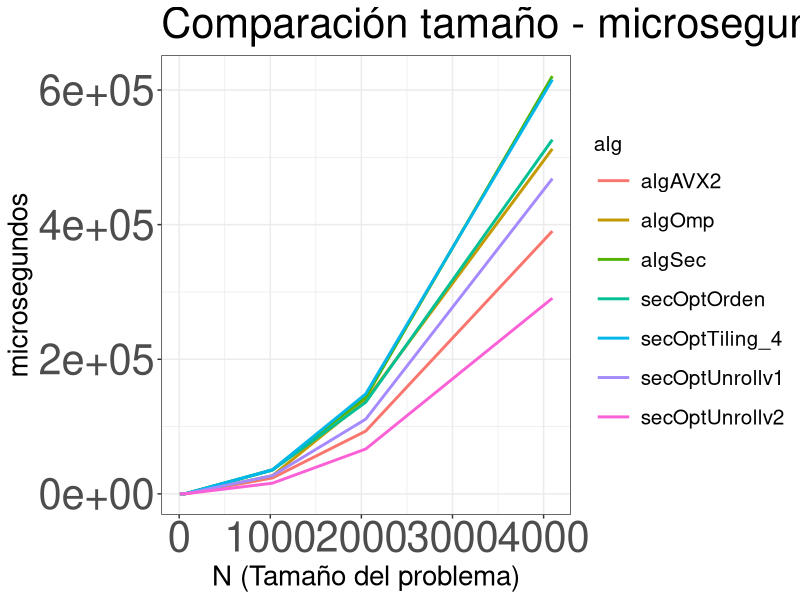
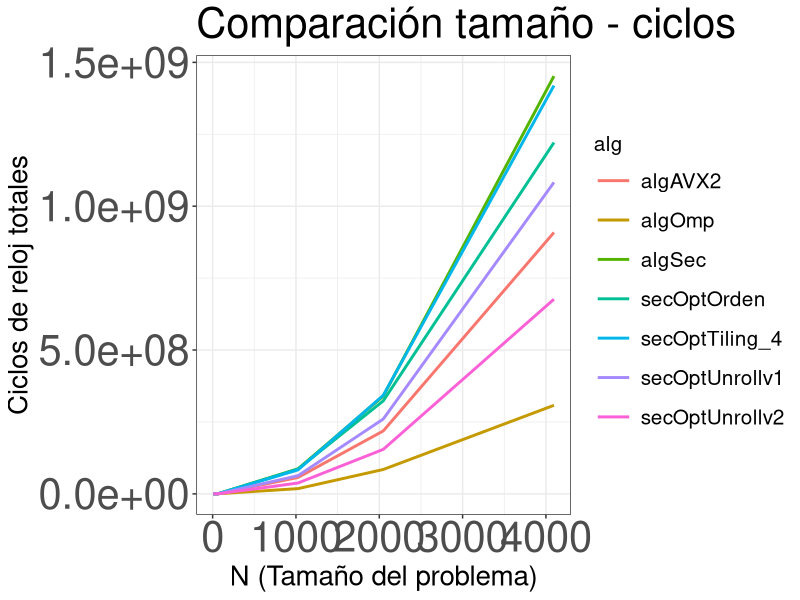

These charts were generated, in order, by the following R code: (Note: this script raises an error after producing the figures.)
library(ggplot2)
library("ggrepel")                              
setwd(dirname(rstudioapi::getActiveDocumentContext()$path)) # wd = carpeta contenedora del script (solo funciona en RSTUDIO)

# Preparar datos
datos = read.table("salida.txt", header = TRUE, sep = ",")
# Mediana de todas las observaciones
datosTiempo <- aggregate( t_us ~ N + alg, data = datos, median)

# Grafica de tamaño-ciclos totales para cada algoritmo
plotTiempo = ggplot(data = datosTiempo, mapping = aes(x = N, y = t_us)) +
  geom_line(aes(color = alg, group = alg), lwd = 1) +
  labs(title = "Comparación tamaño - microsegundos",
       x = "N (Tamaño del problema)",
       y = "microsegundos") +
  theme_bw() +
  theme(legend.title = element_text(size = 15),
        legend.text = element_text(size=15),
        legend.key.size = unit(1, 'cm'),
        axis.title.x = element_text(size = 20),
        axis.title.y = element_text(size = 20),
        axis.text.x = element_text(size = 30),
        axis.text.y = element_text(size = 30),
        title = element_text(size = 25))

ggsave("graficaTiempo.png", plotTiempo, width = 15, height = 10)

datosCiclos <- aggregate( ck ~ N + alg, data = datos, median)

# Grafica de tamaño-ciclos totales para cada algoritmo
plotCiclos = ggplot(data = datosCiclos, mapping = aes(x = N, y = ck)) +
  geom_line(aes(color = alg, group = alg), lwd = 1) +
  labs(title = "Comparación tamaño - ciclos",
       x = "N (Tamaño del problema)",
       y = "Ciclos de reloj totales") +
  theme_bw() +
  theme(legend.title = element_text(size = 15),
        legend.text = element_text(size=15),
        legend.key.size = unit(1, 'cm'),
        axis.title.x = element_text(size = 20),
        axis.title.y = element_text(size = 20),
        axis.text.x = element_text(size = 30),
        axis.text.y = element_text(size = 30),
        title = element_text(size = 25))

ggsave("graficaCiclos.png", plotCiclos, width = 15, height = 10)

datosSpeedup = datosTiempo
algBase = "Sec (O0)"
tiemposAlgBase = datosSpeedup[datosSpeedup$alg == algBase, ]
datosSpeedup$t_us = apply(datosSpeedup, 1, function(x) {
  x[3] = tiemposAlgBase$t_us[tiemposAlgBase$N == as.numeric(trimws(x[1], "both"))] / as.numeric(x[3])
})
colnames(datosSpeedup)[which(names(datosSpeedup) == "t_us")] <- "speedup"                              
plotSpeedup = ggplot(data = datosSpeedup, mapping = aes(x = N, y = speedup)) +
  geom_line(aes(color = alg, group = alg), lwd = 1) +
  labs(title = "Speedup de cada algoritmo respecto al secuencial con -O0",
       x = "N (Tamaño del problema)",
       y = "Veces más rápido") +
  theme_bw() +
  theme(legend.title = element_text(size = 15),
        legend.text = element_text(size=15),
        legend.key.size = unit(1, 'cm'),
        axis.title.x = element_text(size = 20),
        axis.title.y = element_text(size = 20),
        axis.text.x = element_text(size = 30),
        axis.text.y = element_text(size = 30),
        title = element_text(size = 25))
  

ggsave("graficaSpeedup.png", plotSpeedup, width = 15, height = 10)
plotSpeedup
